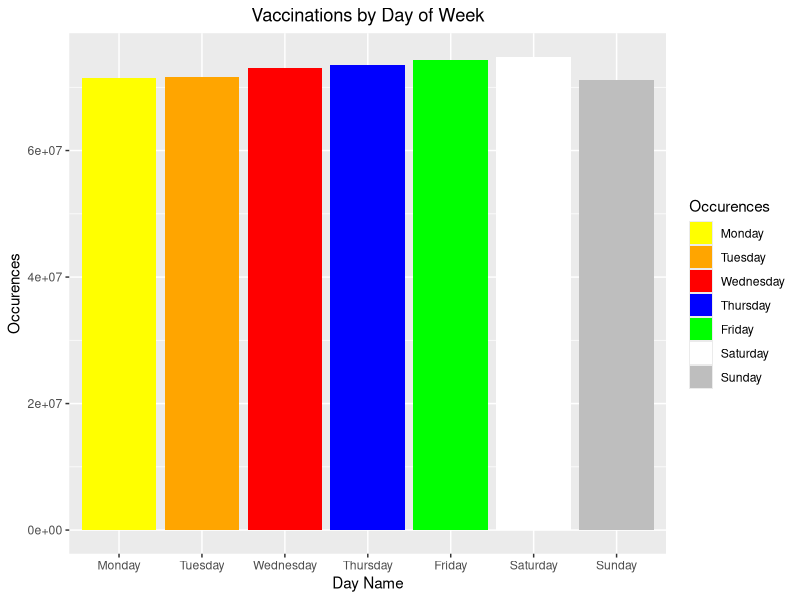

The R source for this figure:
vaccinations_df <- read.csv("data/us_state_vaccinations.csv",
                            stringsAsFactors = FALSE)
library(dplyr)
library(ggplot2)
#Get day of week
updated_df <- vaccinations_df %>%
  mutate(day_name = weekdays(as.Date(date)))
#Condense df
condensed_df <- updated_df %>%
  select(daily_vaccinations, day_name)

#Condense more getting the sum of each day
new_condensed_df <- condensed_df %>%
  group_by(day_name) %>%
  summarise(vaccinations = sum(daily_vaccinations, na.rm = T))
#Sort by weekday
new_condensed_df$day_name <- factor(new_condensed_df$day_name,
                                levels = c("Monday", "Tuesday", "Wednesday",
                                           "Thursday", "Friday", "Saturday",
                                           "Sunday"))
#Bar plot
bar_graph <- ggplot(data = new_condensed_df) +
  geom_col(mapping = aes(x = day_name, y = vaccinations, fill = day_name)) +
  scale_fill_manual(values = c("Monday" = "yellow",
                               "Tuesday" = "orange",
                               "Wednesday" = "red",
                               "Thursday" = "blue",
                               "Friday" = "green",
                               "Saturday" = "white",
                               "Sunday" = "grey"),
                    labels = c("Monday",
                               "Tuesday",
                               "Wednesday",
                               "Thursday",
                               "Friday",
                               "Saturday",
                               "Sunday")) +
  ggtitle("Vaccinations by Day of Week") +
  theme(plot.title = element_text(hjust = 0.5)) +
  xlab("Day Name") +
  ylab("Occurences") +
  labs(fill = "Occurences")
